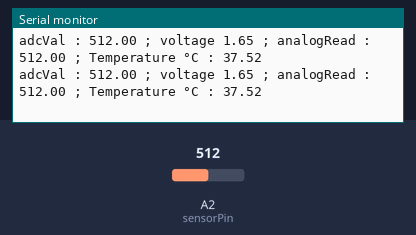
A sketch run on a simulated Arduino Zero (SAMD21). Parts: the last lines printed to the serial monitor. The test bench sets the inputs (shaded band); at power-on: A2 (sensorPin) = 512 (analog values on the 0–1023 scale).

Above: at 1.2 s.
1.3 s: A2 (sensorPin) set to 716
At 2.7 s:
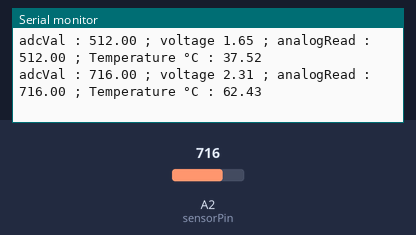
2.8 s: A2 (sensorPin) set to 900
At 4.0 s:
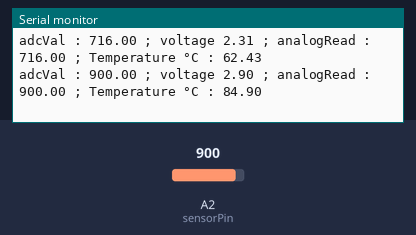
Timing chart, 0 to 5.8 s (numbered marks = the images above; inputs shaded):
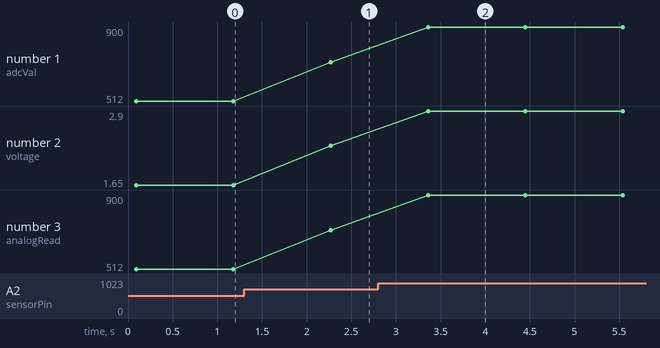

The sketch:

AnalogInput_Pt100.ino
```cpp
int sensorPin = A2;    // select the input pin for the potentiometer
int sensorValue = 0;  // variable to store the value coming from the sensor

void setup() {
  Serial.begin(9600);
}

void loop() {
  int sensorValue;
  long adcAverage = 0;
  int aveLength=800; //number of AnalogRead in 1 Arduinoloop
  float adcVal;
  float Temperature =0;
  analogReadResolution(10);

  for(int i=0; i<aveLength;i++){
    sensorValue = analogRead(sensorPin);
    adcAverage += sensorValue;
  }
  adcVal=(float)adcAverage/ (float)aveLength;
  float voltage= adcVal * (3.3 / 1023.0);
   Serial.print("adcVal : ");
  Serial.print(adcVal);
  Serial.print(" ; voltage ");
  Serial.print(voltage);
  Serial.print(" ; analogRead : ");
  Serial.print(adcVal);
  Temperature = (voltage*6250/165.1)-25;
  Serial.print(" ; Temperature °C : ");
  Serial.println(Temperature);
  //accuracy gap : 0.10 °c

  delay(1000); //1 sec loop

}
```

Measured:
- after the input at 1.3 s, the serial monitor: prints a new line after 0.97 s (image 1)
- after the input at 2.8 s, the serial monitor: prints a new line after 0.56 s (image 2)
- plotted number 1: 512 → 716 after the input at 1.3 s, 716 → 900 after the input at 2.8 s
- plotted number 2: 1.65 → 2.31 after the input at 1.3 s, 2.31 → 2.9 after the input at 2.8 s
- plotted number 3: 512 → 716 after the input at 1.3 s, 716 → 900 after the input at 2.8 s
